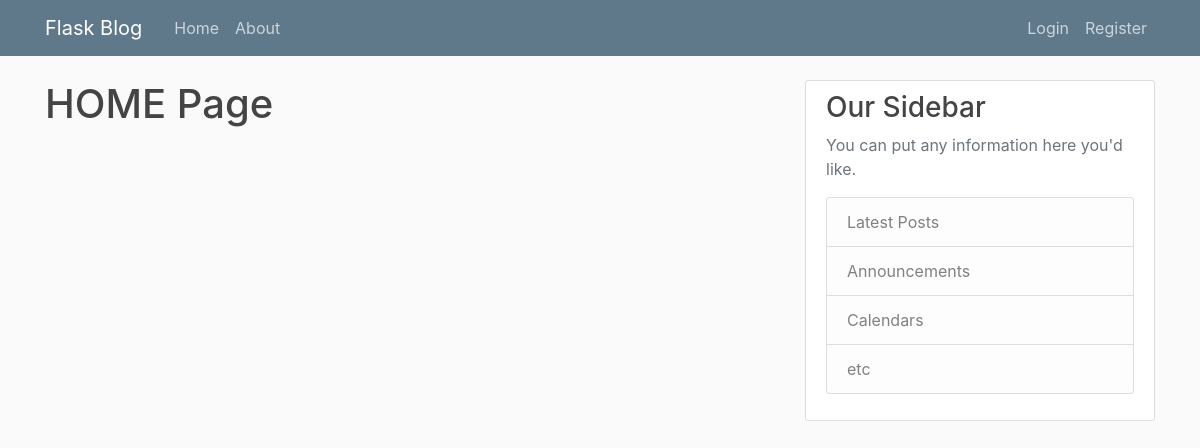
Page /home on the earlier database version.
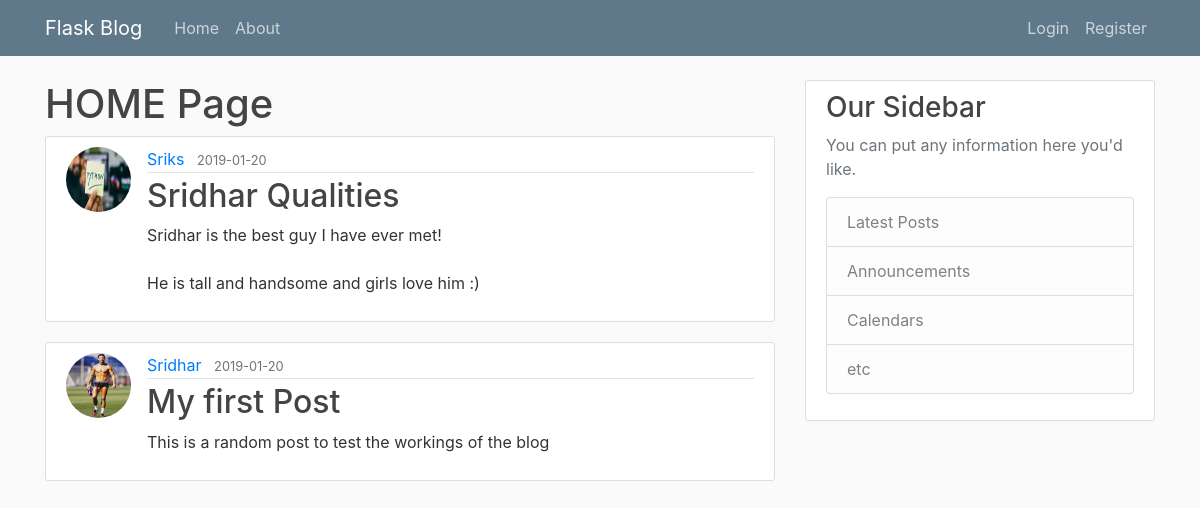
Same page on the later database version.
### flaskblog/models.py (models this page shows, shortened)
class Post(db.Model):
    id = db.Column(db.Integer, primary_key=True)
    title = db.Column(db.String(100), nullable=False)
    date_posted = db.Column(db.DateTime, nullable=False, default=datetime.utcnow)
    content = db.Column(db.Text, nullable=False)
    user_id = db.Column(db.Integer, db.ForeignKey('user.id'), nullable=False)

class User(db.Model, UserMixin):
    id = db.Column(db.Integer, primary_key=True)
    username = db.Column(db.String(20), unique=True, nullable=False)
    email = db.Column(db.String(120), unique=True, nullable=False)
    image_file = db.Column(db.String(20), nullable=False, default='default.jpg')
    password = db.Column(db.String(60), nullable=False)
    posts = db.relationship('Post', backref="author", lazy=True) #backred is similar to adding a author col to the post model

### flaskblog/routes.py (the view)
@app.route("/")
@app.route("/home")
def home():
    posts = Post.query.all()
    return render_template("home.html", posts=posts)

### flaskblog/templates/home.html
{% extends "layout.html" %}
{% block content %}
<h1>HOME Page</h1>
{% for post in posts %}
    <article class="media content-section">
        <img class="rounded-circle article-img" src="{{ url_for('static', filename='profile_pics/'+post.author.image_file) }}" alt="">
        <div class="media-body">
            <div class="article-metadata">
              <a class="mr-2" href="#">{{ post.author.username }}</a>
              <small class="text-muted">{{ post.date_posted.strftime('%Y-%m-%d') }}</small>
            </div>
            <h2><a class="article-title" href="{{ url_for('post', post_id=post.id) }}">{{ post.title }}</a></h2>
            <p class="article-content">{{ post.content }}</p>
        </div>
    </article>
{% endfor%}
{% endblock content%}

### flaskblog/templates/layout.html (shortened to what this page needs)
<!DOCTYPE html>
<html lang="en">
<head>
    <link rel="stylesheet" href="https://stackpath.bootstrapcdn.com/bootstrap/4.2.1/css/bootstrap.min.css">
    <link rel="stylesheet", type="text/css", href="{{ url_for('static', filename='main.css') }}">
</head>
<body>
    <header class="site-header">
      <nav class="navbar navbar-expand-md navbar-dark bg-steel fixed-top">
        <div class="container">
          <a class="navbar-brand mr-4" href="{{ url_for('home') }}">Flask Blog</a>
          <div class="collapse navbar-collapse" id="navbarToggle">
            <div class="navbar-nav mr-auto">
              <a class="nav-item nav-link" href="{{ url_for('home') }}">Home</a>
              <a class="nav-item nav-link" href="{{ url_for('about') }}">About</a>
            </div>
            <div class="navbar-nav">
                {% if current_user.is_authenticated %}
                    <a class="nav-item nav-link" href="{{ url_for('new_post') }}">New Post</a>
                    <a class="nav-item nav-link" href="{{ url_for('account') }}">Account</a>
                    <a class="nav-item nav-link" href="{{ url_for('logout') }}">Logout</a>
                {% else %}
                    <a class="nav-item nav-link" href="{{ url_for('login') }}">Login</a>
                    <a class="nav-item nav-link" href="{{ url_for('register') }}">Register</a>
                {% endif %}
            </div>
          </div>
        </div>
      </nav>
    </header>
    <main role="main" class="container">
      <div class="row">
        <div class="col-md-8">
            {% block content %}{% endblock %}
        </div>
        <div class="col-md-4">
          <div class="content-section">
            <h3>Our Sidebar</h3>
            <p class='text-muted'>You can put any information here you'd like.
              <ul class="list-group">
                <li class="list-group-item list-group-item-light">Latest Posts</li>
                <li class="list-group-item list-group-item-light">Announcements</li>
                <li class="list-group-item list-group-item-light">Calendars</li>
                <li class="list-group-item list-group-item-light">etc</li>
              </ul>
            </p>
          </div>
        </div>
      </div>
    </main>
</body>
</html>

### flaskblog/static/main.css (style rules this page uses)
body { background: #fafafa; color: #333333; margin-top: 5rem; }
h1, h2, h3, h4, h5, h6 { color: #444444; }
.bg-steel { background-color: #5f788a; }
.site-header .navbar-nav .nav-link { color: #cbd5db; }
.content-section { background: #ffffff; padding: 10px 20px; border: 1px solid #dddddd; border-radius: 3px; margin-bottom: 20px; }
.article-title { color: #444444; }
.article-content { white-space: pre-line; }
.article-img { height: 65px; width: 65px; margin-right: 16px; }
.article-metadata { padding-bottom: 1px; margin-bottom: 4px; border-bottom: 1px solid #e3e3e3 }

Differences in the rows shown:
added Post: image_file (picture), author.username "Sriks", date_posted "2019-01-20", title "Sridhar Qualities", content "Sridhar is the best guy I have ever met! He is tall and handsome and girls love him :)"
added Post: image_file (picture), author.username "Sridhar", date_posted "2019-01-20", title "My first Post", content "This is a random post to test the workings of the blog"
